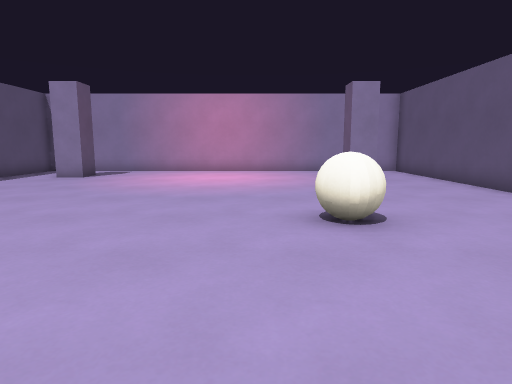
View 1 (above)

12 first-person views from a walk through a 3-D level made in the Godot game engine. The camera is 1.2 m above the floor, tilts 8° down and sees 75° across. The floor is counted in squares, 1 m on a side. Each view is taken from the middle of a square. On the plan, view 1 faces up. The plan holds only what a view shows up to about 14 squares ahead; the rest is blank. Characters and animated objects are not drawn.

View 2
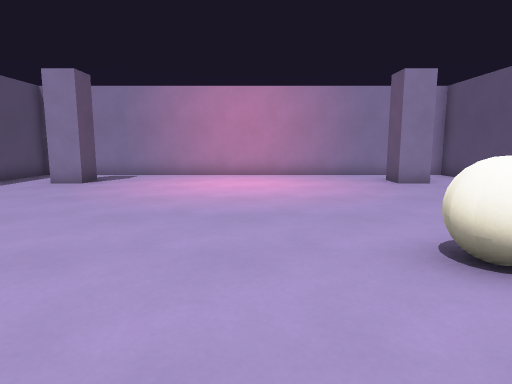

View 3
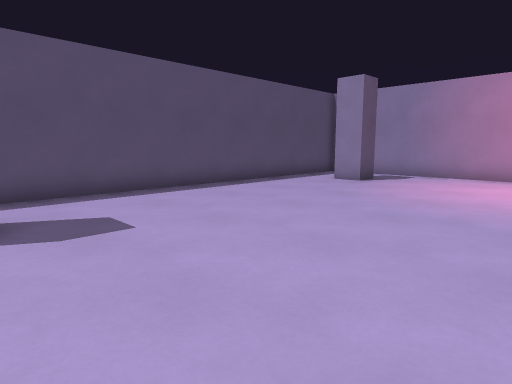

View 4
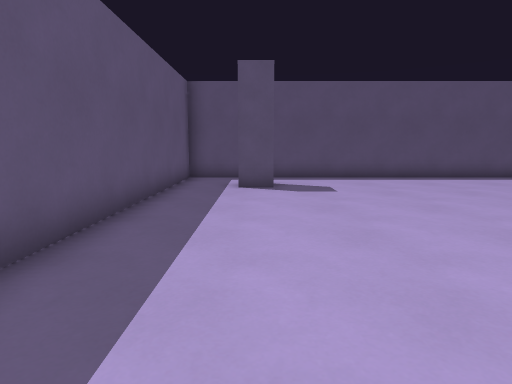

View 5
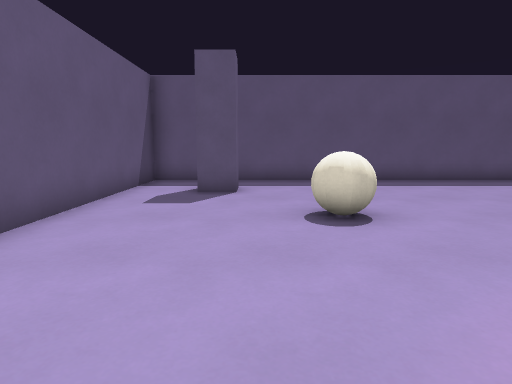

View 6
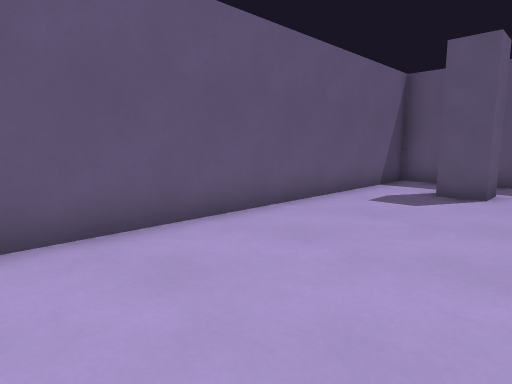

View 7
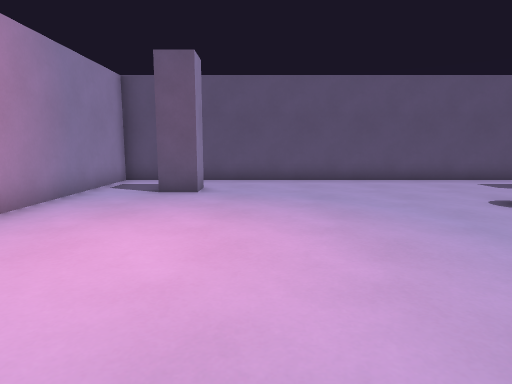

View 8
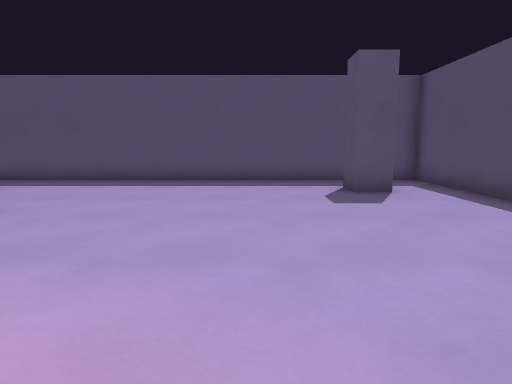

View 9
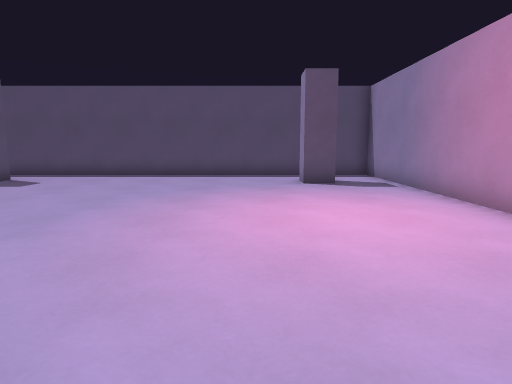

View 10
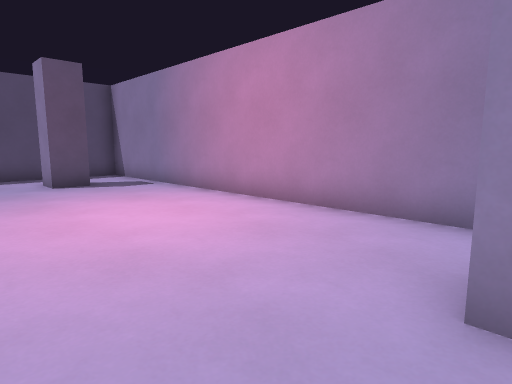

View 11
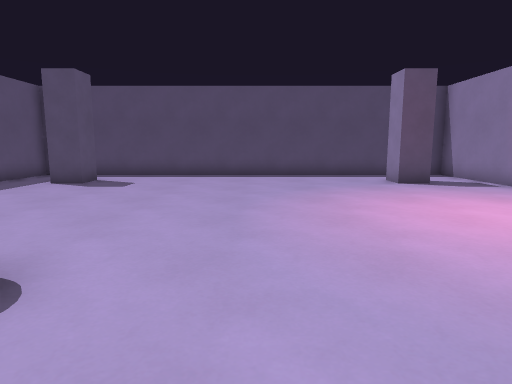

View 12
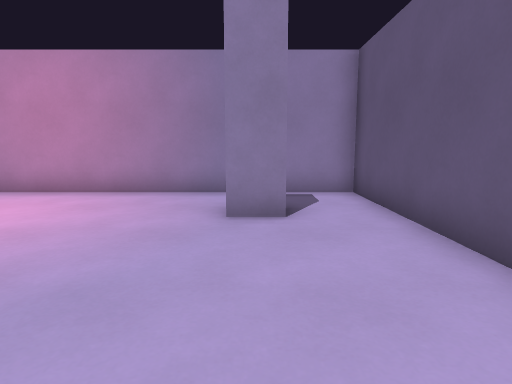

### Floor plan
Points are (right, up) in squares from view 1. A wall is a line through its corners. A room is listed if a view was taken in it or the views show most of it. See-through windows are left out.
Room 1 (views 1, 2, 3, 4, 5, 6, 7, 8, 9, 10, 11, 12)
walls: (-6.5, 13.6) (-6.5, 12.5) (-7.5, 12.5); (-7.6, 2.5) (-6.5, 2.5) (-6.5, 1.5); (4.6, 12.5) (3.5, 12.5) (3.5, 13.5); (3.5, 1.4) (3.5, 2.5) (4.5, 2.5); (-9.5, 15.5) (-9.5, -0.5) (6.5, -0.5) (6.5, 15.5) (-9.5, 15.5)

Positions as (right, up) in squares from view 1, and headings:
1: (0, 0), facing up
2: (-1, 2), facing up
3: (-1, 2), facing up-left
4: (3, 2), facing left
5: (3, 11), facing down
6: (2, 11), facing down-right
7: (-5, 11), facing right
8: (-4, 11), facing down
9: (4, 11), facing left
10: (4, 10), facing up-left
11: (4, 8), facing left
12: (4, 7), facing up
